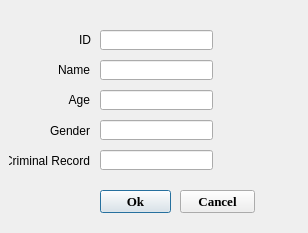
<?xml version="1.0" encoding="UTF-8"?>
<ui version="4.0">
 <class>UserInfo</class>
 <widget class="QDialog" name="UserInfo">
  <property name="geometry">
   <rect>
    <x>0</x>
    <y>0</y>
    <width>308</width>
    <height>233</height>
   </rect>
  </property>
  <property name="windowTitle">
   <string>User Information</string>
  </property>
  <property name="windowIcon">
   <iconset>
    <normaloff>../GUI/Face Recognition SqLite/logo.png</normaloff>../GUI/Face Recognition SqLite/logo.png</iconset>
  </property>
  <widget class="QLabel" name="label">
   <property name="enabled">
    <bool>true</bool>
   </property>
   <property name="geometry">
    <rect>
     <x>71</x>
     <y>30</y>
     <width>20</width>
     <height>20</height>
    </rect>
   </property>
   <property name="layoutDirection">
    <enum>Qt::LeftToRight</enum>
   </property>
   <property name="frameShape">
    <enum>QFrame::NoFrame</enum>
   </property>
   <property name="frameShadow">
    <enum>QFrame::Plain</enum>
   </property>
   <property name="lineWidth">
    <number>1</number>
   </property>
   <property name="midLineWidth">
    <number>0</number>
   </property>
   <property name="text">
    <string>ID</string>
   </property>
   <property name="alignment">
    <set>Qt::AlignRight|Qt::AlignTrailing|Qt::AlignVCenter</set>
   </property>
  </widget>
  <widget class="QLineEdit" name="id_line">
   <property name="geometry">
    <rect>
     <x>100</x>
     <y>30</y>
     <width>113</width>
     <height>20</height>
    </rect>
   </property>
  </widget>
  <widget class="QLabel" name="label_2">
   <property name="enabled">
    <bool>true</bool>
   </property>
   <property name="geometry">
    <rect>
     <x>19</x>
     <y>60</y>
     <width>71</width>
     <height>20</height>
    </rect>
   </property>
   <property name="layoutDirection">
    <enum>Qt::LeftToRight</enum>
   </property>
   <property name="frameShape">
    <enum>QFrame::NoFrame</enum>
   </property>
   <property name="frameShadow">
    <enum>QFrame::Plain</enum>
   </property>
   <property name="lineWidth">
    <number>1</number>
   </property>
   <property name="midLineWidth">
    <number>0</number>
   </property>
   <property name="text">
    <string>Name</string>
   </property>
   <property name="alignment">
    <set>Qt::AlignRight|Qt::AlignTrailing|Qt::AlignVCenter</set>
   </property>
  </widget>
  <widget class="QLabel" name="label_3">
   <property name="enabled">
    <bool>true</bool>
   </property>
   <property name="geometry">
    <rect>
     <x>29</x>
     <y>90</y>
     <width>61</width>
     <height>20</height>
    </rect>
   </property>
   <property name="layoutDirection">
    <enum>Qt::LeftToRight</enum>
   </property>
   <property name="frameShape">
    <enum>QFrame::NoFrame</enum>
   </property>
   <property name="frameShadow">
    <enum>QFrame::Plain</enum>
   </property>
   <property name="lineWidth">
    <number>1</number>
   </property>
   <property name="midLineWidth">
    <number>0</number>
   </property>
   <property name="text">
    <string>Age</string>
   </property>
   <property name="alignment">
    <set>Qt::AlignRight|Qt::AlignTrailing|Qt::AlignVCenter</set>
   </property>
  </widget>
  <widget class="QLabel" name="label_4">
   <property name="enabled">
    <bool>true</bool>
   </property>
   <property name="geometry">
    <rect>
     <x>29</x>
     <y>120</y>
     <width>61</width>
     <height>21</height>
    </rect>
   </property>
   <property name="layoutDirection">
    <enum>Qt::LeftToRight</enum>
   </property>
   <property name="frameShape">
    <enum>QFrame::NoFrame</enum>
   </property>
   <property name="frameShadow">
    <enum>QFrame::Plain</enum>
   </property>
   <property name="lineWidth">
    <number>1</number>
   </property>
   <property name="midLineWidth">
    <number>0</number>
   </property>
   <property name="text">
    <string>Gender</string>
   </property>
   <property name="alignment">
    <set>Qt::AlignRight|Qt::AlignTrailing|Qt::AlignVCenter</set>
   </property>
  </widget>
  <widget class="QLabel" name="label_5">
   <property name="enabled">
    <bool>true</bool>
   </property>
   <property name="geometry">
    <rect>
     <x>9</x>
     <y>150</y>
     <width>81</width>
     <height>21</height>
    </rect>
   </property>
   <property name="layoutDirection">
    <enum>Qt::LeftToRight</enum>
   </property>
   <property name="frameShape">
    <enum>QFrame::NoFrame</enum>
   </property>
   <property name="frameShadow">
    <enum>QFrame::Plain</enum>
   </property>
   <property name="lineWidth">
    <number>1</number>
   </property>
   <property name="midLineWidth">
    <number>0</number>
   </property>
   <property name="text">
    <string>Criminal Record</string>
   </property>
   <property name="alignment">
    <set>Qt::AlignRight|Qt::AlignTrailing|Qt::AlignVCenter</set>
   </property>
  </widget>
  <widget class="QLineEdit" name="name_line">
   <property name="geometry">
    <rect>
     <x>100</x>
     <y>60</y>
     <width>113</width>
     <height>20</height>
    </rect>
   </property>
  </widget>
  <widget class="QLineEdit" name="age_line">
   <property name="geometry">
    <rect>
     <x>100</x>
     <y>90</y>
     <width>113</width>
     <height>20</height>
    </rect>
   </property>
  </widget>
  <widget class="QLineEdit" name="gender_line">
   <property name="geometry">
    <rect>
     <x>100</x>
     <y>120</y>
     <width>113</width>
     <height>20</height>
    </rect>
   </property>
  </widget>
  <widget class="QLineEdit" name="cr_line">
   <property name="geometry">
    <rect>
     <x>100</x>
     <y>150</y>
     <width>113</width>
     <height>20</height>
    </rect>
   </property>
  </widget>
  <widget class="QPushButton" name="ok_btn">
   <property name="geometry">
    <rect>
     <x>100</x>
     <y>190</y>
     <width>71</width>
     <height>23</height>
    </rect>
   </property>
   <property name="font">
    <font>
     <family>Times New Roman</family>
     <pointsize>10</pointsize>
     <weight>75</weight>
     <bold>true</bold>
    </font>
   </property>
   <property name="text">
    <string>Ok</string>
   </property>
  </widget>
  <widget class="QPushButton" name="cencel_btn">
   <property name="geometry">
    <rect>
     <x>180</x>
     <y>190</y>
     <width>75</width>
     <height>23</height>
    </rect>
   </property>
   <property name="font">
    <font>
     <family>Times New Roman</family>
     <pointsize>10</pointsize>
     <weight>75</weight>
     <bold>true</bold>
    </font>
   </property>
   <property name="text">
    <string>Cancel</string>
   </property>
  </widget>
 </widget>
 <resources/>
 <connections>
  <connection>
   <sender>cencel_btn</sender>
   <signal>clicked()</signal>
   <receiver>UserInfo</receiver>
   <slot>close()</slot>
   <hints>
    <hint type="sourcelabel">
     <x>220</x>
     <y>202</y>
    </hint>
    <hint type="destinationlabel">
     <x>254</x>
     <y>229</y>
    </hint>
   </hints>
  </connection>
  <connection>
   <sender>ok_btn</sender>
   <signal>clicked()</signal>
   <receiver>UserInfo</receiver>
   <slot>accept()</slot>
   <hints>
    <hint type="sourcelabel">
     <x>128</x>
     <y>206</y>
    </hint>
    <hint type="destinationlabel">
     <x>99</x>
     <y>231</y>
    </hint>
   </hints>
  </connection>
 </connections>
</ui>
